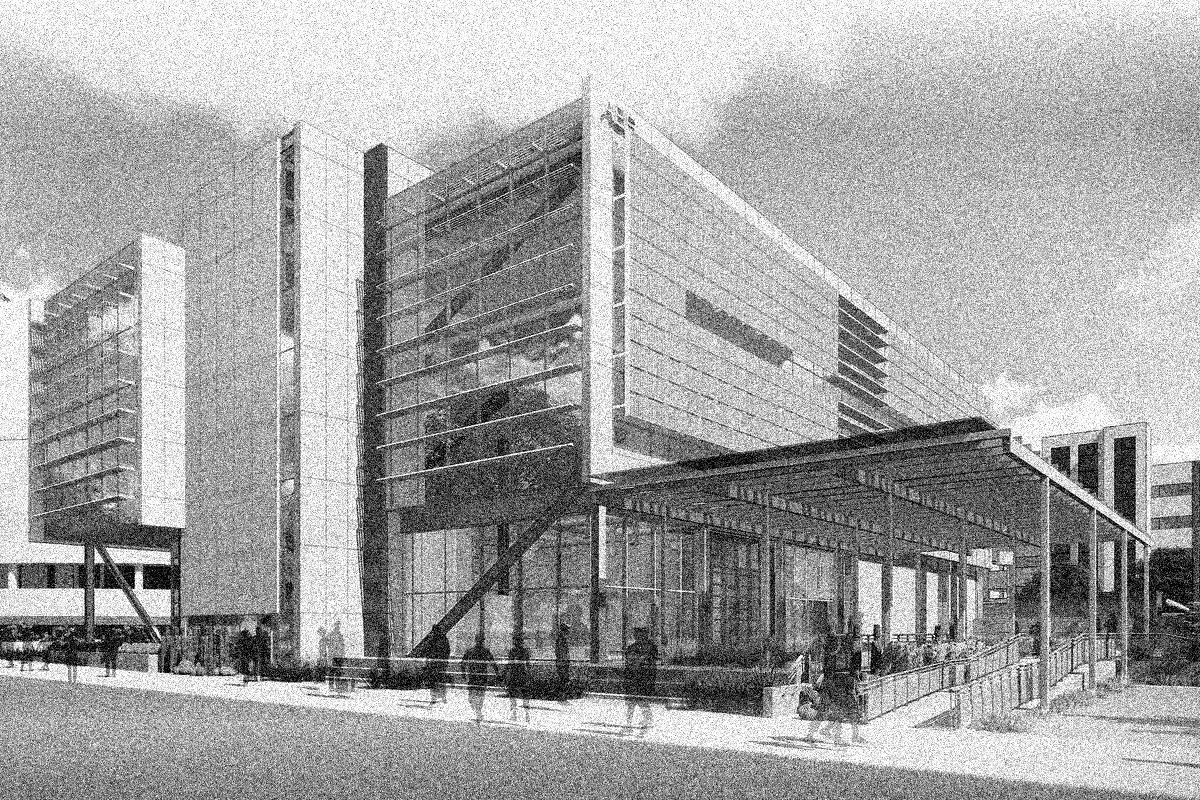
%> input picture CS469_669_Assignment2 (1)/CS469_669_Assignment2/Q2/noisy_image.jpeg, 1200 x 800 px
$ octave Q2.m   (GNU Octave 9; MATLAB toolbox functions it lacks are replaced by stand-ins)
%> lines starting %> are read from the running program, lines starting %| are printed output that depends on the picture
% Read noisy image
noisy_image = imread('noisy_image.jpeg');
%> noisy_image is the input picture: size 800x1200 uint8; min 0, max 255, mean 164
% Convert to double for processing
noisy_image = im2double(noisy_image);
%> noisy_image: size 800x1200 double
% Convert to frequency domain using FFT
freq_domain = fft2(noisy_image);

% Define image size
[m, n] = size(noisy_image);
%> m = 800; n = 1200
% Generate frequency grid
[u, v] = meshgrid(1:n, 1:m);
% Center frequency grid
u = u - floor(n/2);
v = v - floor(m/2);

% Define cutoff frequency for the filters
cutoff = 90;

% Ideal low-pass filter
ideal = double(sqrt(u.^2 + v.^2) <= cutoff);
% Gaussian low-pass filter
gaussian = exp(-(u.^2 + v.^2) / (2 * (cutoff)^2));
% Butterworth low-pass filter
n_order = 9;
butterworth = 1 ./ (1 + (sqrt(u.^2 + v.^2) ./ cutoff) .^ 2 * n_order)

% Apply filters in frequency domain
filtered_ideal = real(ifft2(freq_domain .* fftshift(ideal)));
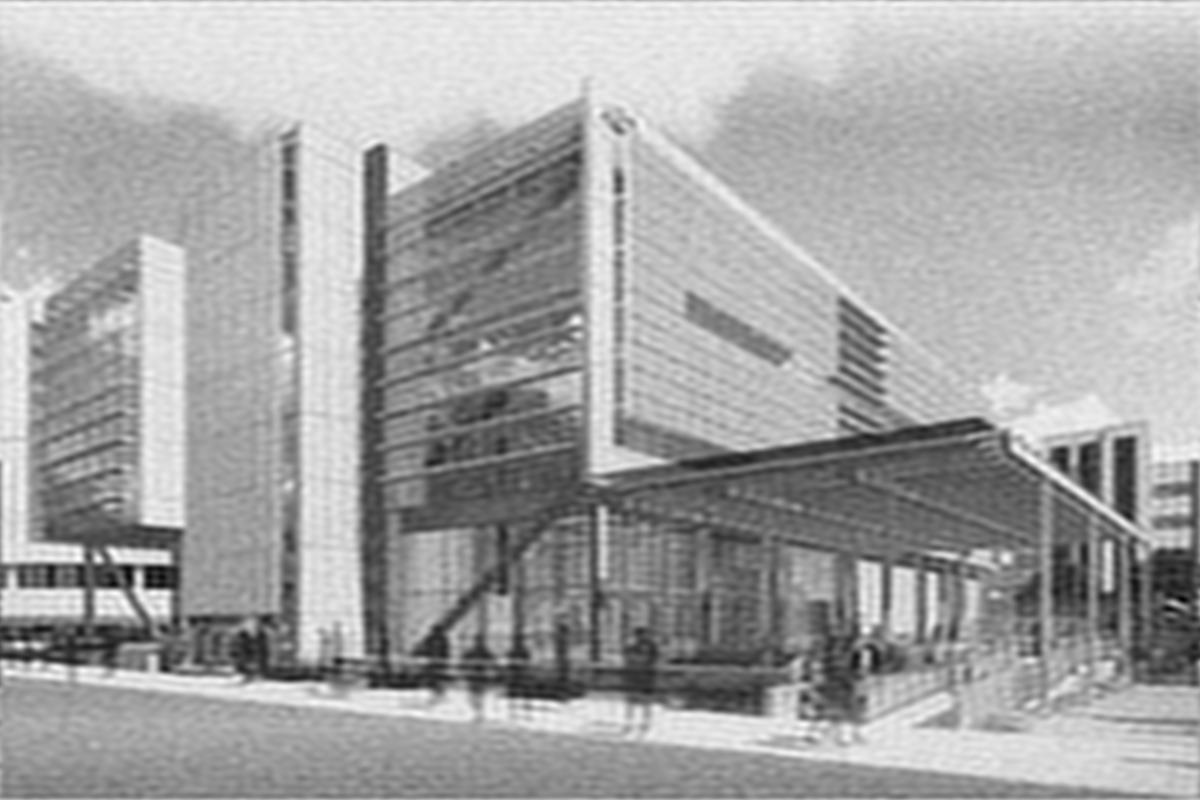
%> filtered_ideal: size 800x1200 double; min -0.0809, max 1.04, mean 0.643; drawn with min black and max white
filtered_gaussian = real(ifft2(freq_domain .* fftshift(gaussian)));
filtered_butterworth = real(ifft2(freq_domain .* fftshift(butterworth)));
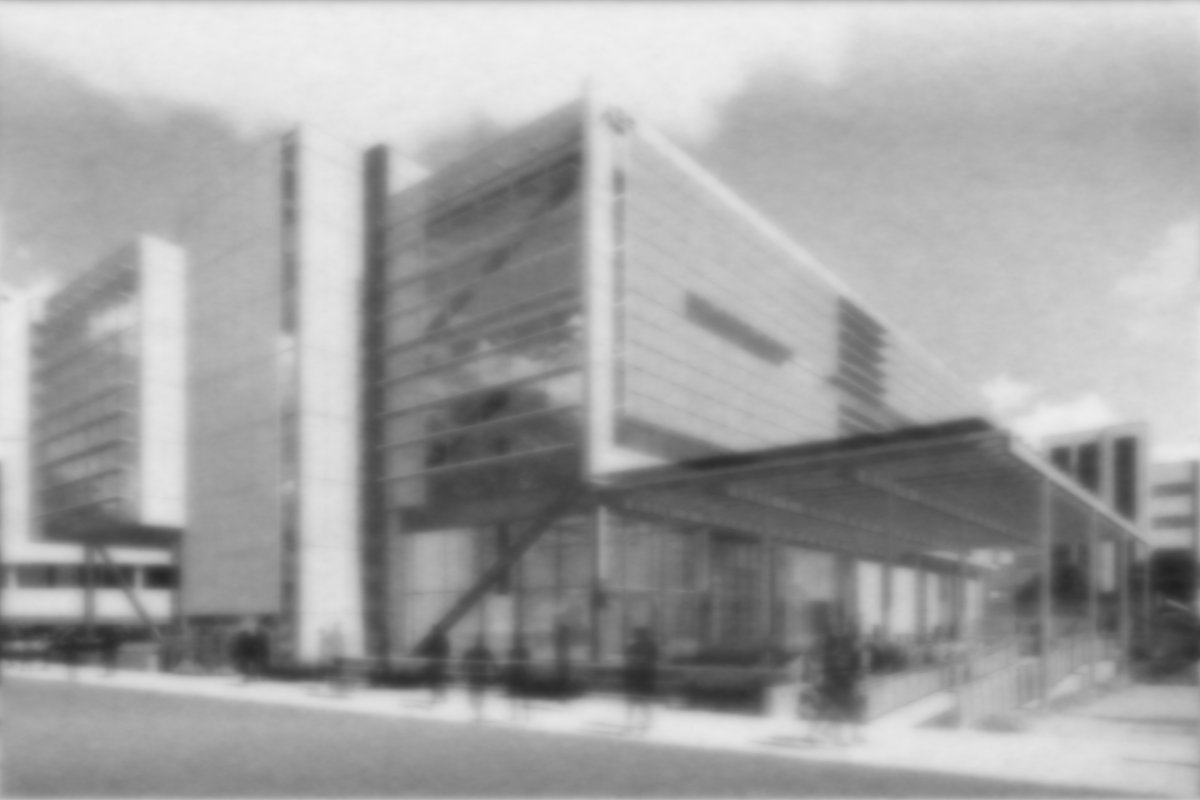
%> filtered_butterworth: size 800x1200 double; min 0.128, max 0.943, mean 0.642

% Normalize filtered images to range [0, 1]
filtered_ideal = mat2gray(filtered_ideal);
filtered_gaussian = mat2gray(filtered_gaussian);
filtered_butterworth = mat2gray(filtered_butterworth);
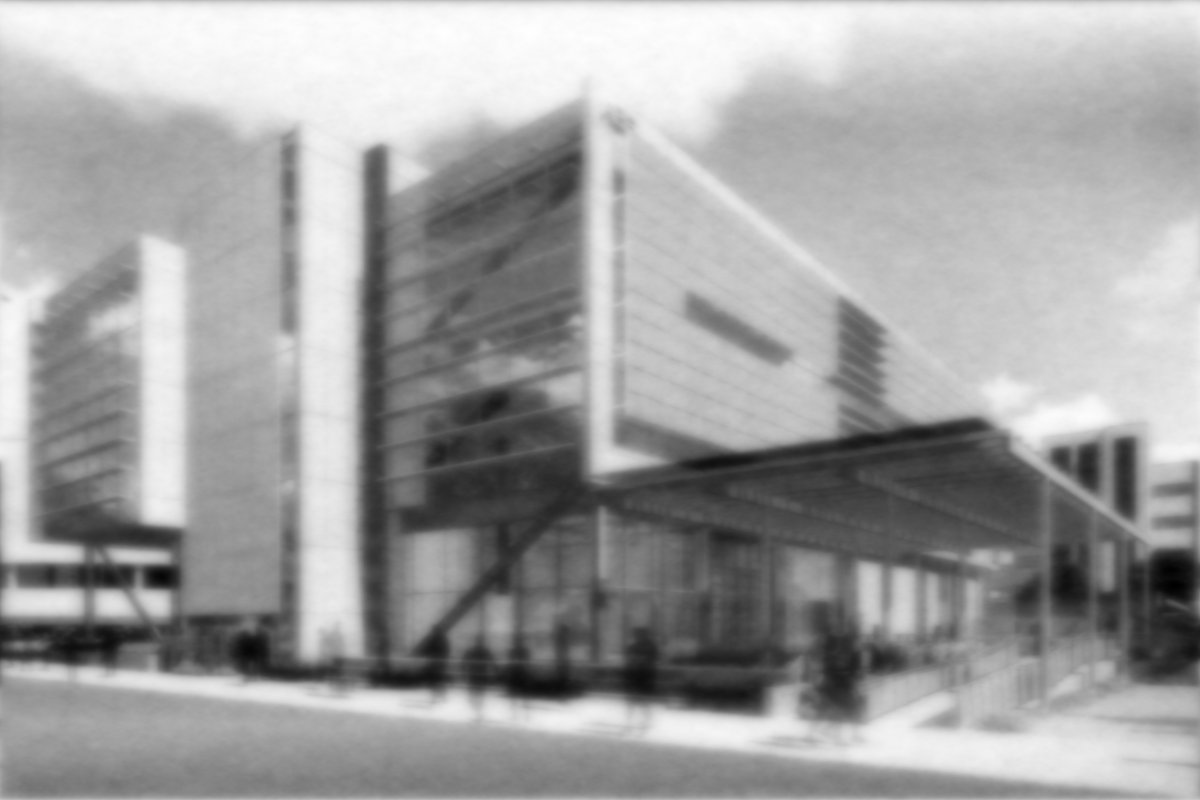
%> filtered_butterworth: size 800x1200 double; min 0, max 1, mean 0.631

% Display images
subplot(2, 2, 1), imshow(noisy_image), title('Noisy Image');
subplot(2, 2, 2), imshow(filtered_ideal), title('Ideal LPF');
subplot(2, 2, 3), imshow(filtered_gaussian), title('Gaussian LPF');
subplot(2, 2, 4), imshow(filtered_butterworth), title('Butterworth LPF');

% Save filtered images
imwrite(filtered_ideal, 'filtered_ideal.jpeg');
imwrite(filtered_gaussian, 'filtered_gaussian.jpeg');
imwrite(filtered_butterworth, 'filtered_butterworth.jpeg');
